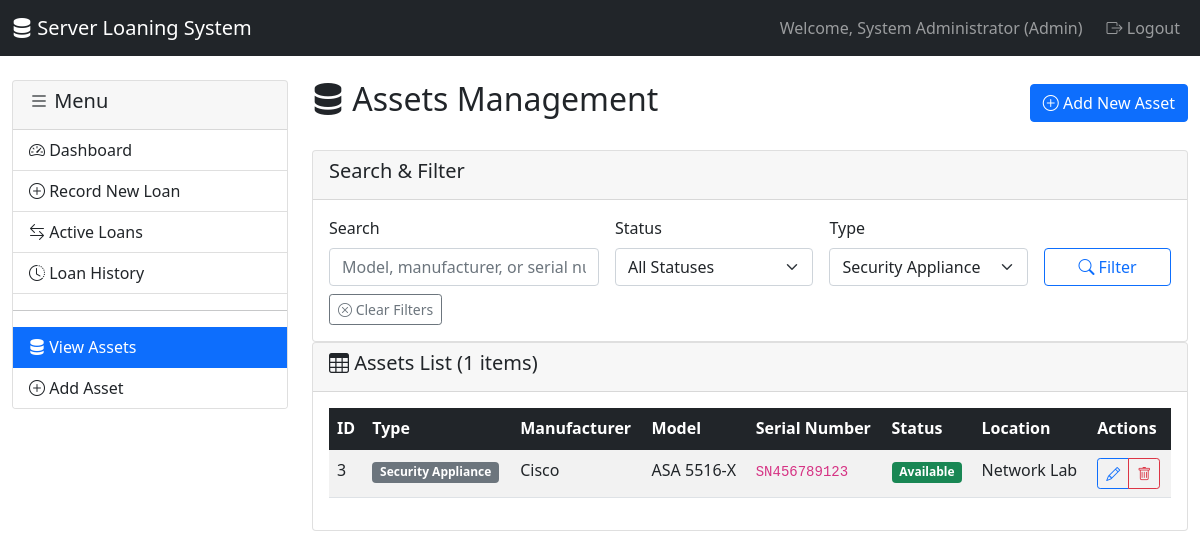
Screenshot of /admin/assets_list_refactored.php?type=Security Appliance (signed in) with the database file from the repository.
### tables this page shows
CREATE TABLE assets (
    asset_id INT AUTO_INCREMENT PRIMARY KEY,
    asset_type ENUM('Server', 'Security Appliance', 'Network Device', 'Other') NOT NULL,
    manufacturer VARCHAR(100),
    model VARCHAR(100) NOT NULL,
    serial_number VARCHAR(100) UNIQUE,
    specifications TEXT,
    status ENUM('Available', 'On Loan', 'Maintenance', 'Retired') DEFAULT 'Available',
    location VARCHAR(200),
    notes TEXT,
    created_at TIMESTAMP DEFAULT CURRENT_TIMESTAMP,
    updated_at TIMESTAMP DEFAULT CURRENT_TIMESTAMP ON UPDATE CURRENT_TIMESTAMP
);

### auth/check_auth.php (called while the page is built, shortened)
<?php
function getCurrentUserName() {
    return isset($_SESSION['full_name']) ? $_SESSION['full_name'] : $_SESSION['username'];
}
?>

### admin/assets_list_refactored.php (the view, shortened to what this page needs)
<?php
require_once '../auth/check_auth.php';
require_once '../config/db_config.php';
require_once '../includes/layout.php';
$search_term = $_GET['search'] ?? '';
$status_filter = $_GET['status'] ?? '';
$type_filter = $_GET['type'] ?? '';
$query = "SELECT * FROM assets WHERE 1=1";
$params = [];
$types = "";
if (!empty($type_filter)) {
    $query .= " AND asset_type = ?";
    $params[] = $type_filter;
    $types .= "s";
}
$query .= " ORDER BY created_at DESC";
if (!empty($params)) {
    $stmt = $conn->prepare($query);
    $stmt->bind_param($types, ...$params);
    $stmt->execute();
    $result = $stmt->get_result();
} else {
    $result = $conn->query($query);
}
$actionButton = '<a href="asset_add.php" class="btn btn-primary">
    <i class="bi bi-plus-circle"></i> Add New Asset
</a>';
echo renderPageHeader('Assets Management', 'server', $actionButton);
$filterForm = '
<form method="GET" class="row g-3">
    <div class="col-md-4">
        <label for="search" class="form-label">Search</label>
        <input type="text" class="form-control" name="search"
               placeholder="Model, manufacturer, or serial number"
               value="' . htmlspecialchars($search_term) . '">
    </div>
    <div class="col-md-3">
        <label for="status" class="form-label">Status</label>
        <select class="form-select" name="status">
            <option value="">All Statuses</option>
            <option value="Available"' . ($status_filter === 'Available' ? ' selected' : '') . '>Available</option>
            <option value="On Loan"' . ($status_filter === 'On Loan' ? ' selected' : '') . '>On Loan</option>
            <option value="Maintenance"' . ($status_filter === 'Maintenance' ? ' selected' : '') . '>Maintenance</option>
            <option value="Retired"' . ($status_filter === 'Retired' ? ' selected' : '') . '>Retired</option>
        </select>
    </div>
    <div class="col-md-3">
        <label for="type" class="form-label">Type</label>
        <select class="form-select" name="type">
            <option value="">All Types</option>
            <option value="Server"' . ($type_filter === 'Server' ? ' selected' : '') . '>Server</option>
            <option value="Security Appliance"' . ($type_filter === 'Security Appliance' ? ' selected' : '') . '>Security Appliance</option>
            <option value="Network Device"' . ($type_filter === 'Network Device' ? ' selected' : '') . '>Network Device</option>
            <option value="Other"' . ($type_filter === 'Other' ? ' selected' : '') . '>Other</option>
        </select>
    </div>
    <div class="col-md-2">
        <label class="form-label">&nbsp;</label>
        <div class="d-grid">
            <button type="submit" class="btn btn-outline-primary">
                <i class="bi bi-search"></i> Filter
            </button>
        </div>
    </div>
</form>';
if (!empty($search_term) || !empty($status_filter) || !empty($type_filter)) {
    $filterForm .= '<div class="mt-2">
        <a href="assets_list.php" class="btn btn-sm btn-outline-secondary">
            <i class="bi bi-x-circle"></i> Clear Filters
        </a>
    </div>';
}
echo renderCard('Search & Filter', $filterForm);
$tableContent = '';
if ($result->num_rows > 0) {
    $tableContent = '<div class="table-responsive">
        <table class="table table-striped table-hover">
            <thead class="table-dark">
                <tr>
                    <th>ID</th>
                    <th>Type</th>
                    <th>Manufacturer</th>
                    <th>Model</th>
                    <th>Serial Number</th>
                    <th>Status</th>
                    <th>Location</th>
                    <th>Actions</th>
                </tr>
            </thead>
            <tbody>';
    while ($asset = $result->fetch_assoc()) {
        $status_class = match($asset['status']) {
            'Available' => 'bg-success',
            'On Loan' => 'bg-warning text-dark',
            'Maintenance' => 'bg-info',
            'Retired' => 'bg-danger',
            default => 'bg-secondary'
        };
        $tableContent .= '<tr>
            <td>' . $asset['asset_id'] . '</td>
            <td><span class="badge bg-secondary">' . htmlspecialchars($asset['asset_type']) . '</span></td>
            <td>' . htmlspecialchars($asset['manufacturer'] ?? '') . '</td>
            <td>' . htmlspecialchars($asset['model']) . '</td>
            <td><code>' . htmlspecialchars($asset['serial_number']) . '</code></td>
            <td><span class="badge ' . $status_class . '">' . htmlspecialchars($asset['status']) . '</span></td>
            <td>' . htmlspecialchars($asset['location'] ?? '') . '</td>
            <td>
                <div class="btn-group btn-group-sm">
                    <a href="asset_edit.php?id=' . $asset['asset_id'] . '" class="btn btn-outline-primary" title="Edit">
                        <i class="bi bi-pencil"></i>
                    </a>
                    <button onclick="confirmDelete(' . $asset['asset_id'] . ')" class="btn btn-outline-danger" title="Delete">
                        <i class="bi bi-trash"></i>
                    </button>
                </div>
            </td>
        </tr>';
    }
    $tableContent .= '</tbody></table></div>';
}
echo renderCard('Assets List (' . $result->num_rows . ' items)', $tableContent, 'table');
$content = ob_get_clean();
$additionalJS = '<script>
function confirmDelete(assetId) {
    if (confirm("Are you sure you want to delete this asset? This action cannot be undone.")) {
        window.location.href = "asset_delete.php?id=" + assetId;
    }
}
</script>';
echo renderLayout('Assets List', $content, 'assets_list', '', $additionalJS);
?>

### rows the page displays
assets: asset_id "3", asset_type "Security Appliance", manufacturer "Cisco", model "ASA 5516-X", serial_number "SN456789123", status "Available", location "Network Lab"

### other values shown
$userName "System Administrator"
$userRole "Admin"
$item['text'] "Dashboard"
$item['text'] "Record New Loan"
$item['text'] "Active Loans"
$item['text'] "Loan History"
$item['text'] "View Assets"
$item['text'] "Add Asset"
$title "Assets Management"
$title "Search & Filter Assets List (1 items)"
